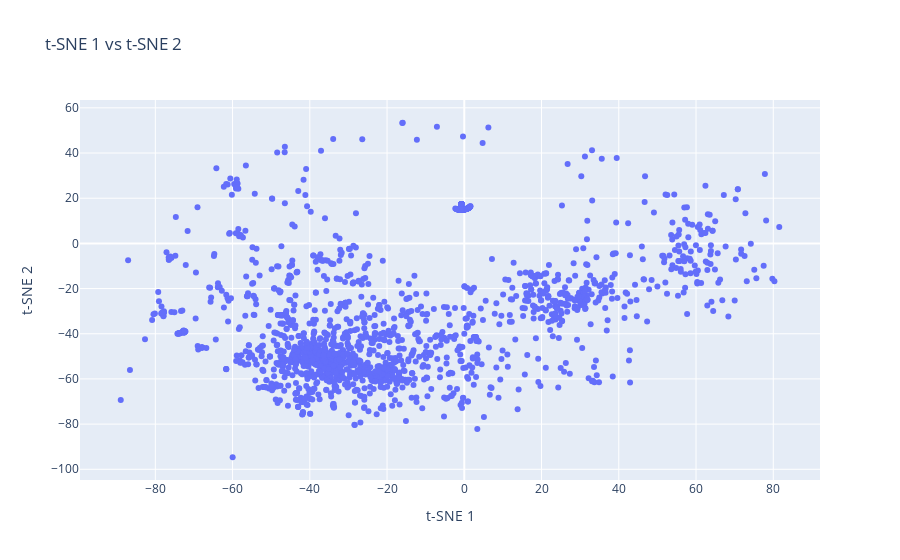

Notebook source saved alongside this figure:
### Code cell
plot_words(glove_tsne_embds, 0, number_of_words, 1)

### Figure 1 — Plotly figure (JSON) as saved in the notebook; plotly's stock layout.template omitted (floating-point values rounded to 4 significant figures; data arrays with more than 128 entries replaced by an {"elided": "..."} marker saying what was removed)
{"data": [{"mode": "markers", "text": {"elided": "2000 str values"}, "type": "scatter", "x": {"elided": "2000 float values"}, "y": {"elided": "2000 float values"}}], "layout": {"hovermode": "closest", "title": {"text": "t-SNE 1 vs t-SNE 2"}, "xaxis": {"title": {"text": "t-SNE 1"}}, "yaxis": {"title": {"text": "t-SNE 2"}}}}
